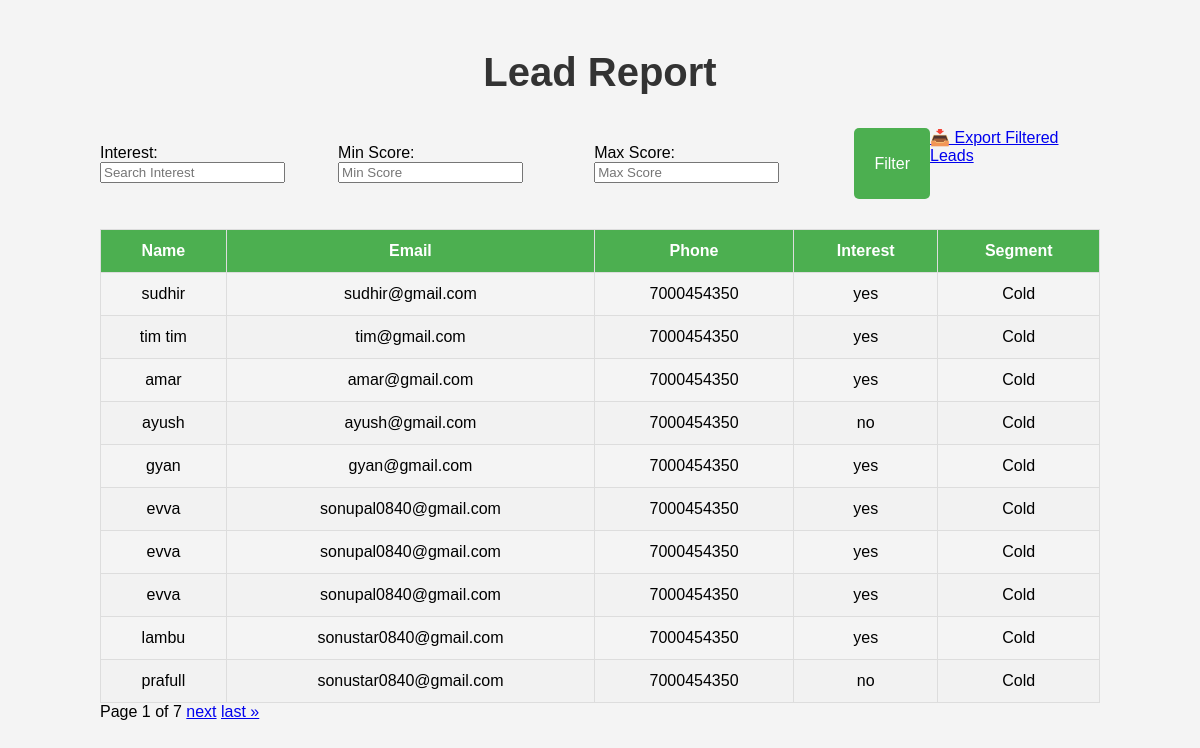
The page /report/ on the database its author committed.
### leads/models.py (models this page shows, shortened)
class Lead(models.Model):
    name = models.CharField(max_length=100)
    email = models.EmailField()
    phone = models.CharField(max_length=15)
    interest = models.CharField(max_length=100)
    score = models.IntegerField(default=0)
    segment = models.CharField(max_length=50, blank=True, null=True)
    timestamp = models.DateTimeField(default=timezone.now)  # Timestamp field for when the lead is created

### leads/views.py (the view, shortened to what this page needs)
# urls.py: path('report/', views.report_view, name='report'),
def report_view(request):
    leads = Lead.objects.all()
    form = LeadFilterForm(request.GET or None)
    paginator = Paginator(leads, 10)
    page_number = request.GET.get('page')
    page_obj = paginator.get_page(page_number)
    return render(request, 'report.html', {'page_obj': page_obj, 'form': form})

### leads/forms.py
class LeadFilterForm(forms.Form):
    interest = forms.CharField(
        required=False,
        label='Interest',
        widget=forms.TextInput(attrs={'class': 'form-control', 'placeholder': 'Search Interest'})
    )
    min_score = forms.IntegerField(
        required=False,
        label='Min Score',
        widget=forms.NumberInput(attrs={'class': 'form-control', 'placeholder': 'Min Score'})
    )
    max_score = forms.IntegerField(
        required=False,
        label='Max Score',
        widget=forms.NumberInput(attrs={'class': 'form-control', 'placeholder': 'Max Score'})
    )

### templates/report.html (shortened to what this page needs)
{% load static %}
<!DOCTYPE html>
<html lang="en">
<head>
    <link rel="stylesheet" href="{% static 'css/report.css' %}">
</head>
<body>
    <div class="container">
        <h2>Lead Report</h2>
        <form method="get" class="filter-form">
            {{ form.as_p }}
            <button type="submit" class="btn">Filter</button>
            <a href="{% url 'export_leads_csv' %}?interest={{ request.GET.interest }}&min_score={{ request.GET.min_score }}&max_score={{ request.GET.max_score }}" class="btn">📥 Export Filtered Leads</a>
        </form>
        <table class="lead-table">
            <thead>
                <tr>
                    <th>Name</th>
                    <th>Email</th>
                    <th>Phone</th>
                    <th>Interest</th>
                    <th>Segment</th>
                </tr>
            </thead>
            <tbody>
                {% for lead in page_obj %}
                <tr>
                    <td>{{ lead.name }}</td>
                    <td>{{ lead.email }}</td>
                    <td>{{ lead.phone }}</td>
                    <td>{{ lead.interest }}</td>
                    <td>{{ lead.segment }}</td>
                </tr>
                {% empty %}
                <tr><td colspan="5">No leads match the filters.</td></tr>
                {% endfor %}
            </tbody>
        </table>
        <div class="pagination">
            <span>Page {{ page_obj.number }} of {{ page_obj.paginator.num_pages }}</span>
            {% if page_obj.has_next %}
                <a href="?page={{ page_obj.next_page_number }}">next</a>
                <a href="?page={{ page_obj.paginator.num_pages }}">last &raquo;</a>
            {% endif %}
        </div>
    </div>
</body>
</html>

### static/css/report.css (style rules this page uses)
body { font-family: Arial, sans-serif; background-color: #f4f4f4; margin: 0; padding: 0; }
h2 { text-align: center; font-size: 2.5rem; margin-top: 30px; color: #333; }
.container { width: 90%; max-width: 1000px; margin: 0 auto; padding: 20px; }
.filter-form { display: flex; justify-content: center; margin-bottom: 30px; }
.filter-form button { padding: 12px 20px; background-color: #4CAF50; color: white; border: none; border-radius: 5px; font-size: 1rem; cursor: pointer; transition: background-color 0.3s ease; }
.lead-table { width: 100%; border-collapse: collapse; margin-top: 20px; border: 1px solid #ccc; }
.lead-table th, .lead-table td { padding: 12px; text-align: center; border: 1px solid #ddd; }
.lead-table th { background-color: #4CAF50; color: white; }
.lead-table tr:nth-child(even) { background-color: #f2f2f2; }

### rows shown on the page
Lead: name "sudhir", email "sudhir@gmail.com", phone "7000454350", interest "yes", segment "Cold"
Lead: name "tim tim", email "tim@gmail.com", phone "7000454350", interest "yes", segment "Cold"
Lead: name "amar", email "amar@gmail.com", phone "7000454350", interest "yes", segment "Cold"
Lead: name "ayush", email "ayush@gmail.com", phone "7000454350", interest "no", segment "Cold"
Lead: name "gyan", email "gyan@gmail.com", phone "7000454350", interest "yes", segment "Cold"
Lead: name "evva", email "sonupal0840@gmail.com", phone "7000454350", interest "yes", segment "Cold"
Lead: name "evva", email "sonupal0840@gmail.com", phone "7000454350", interest "yes", segment "Cold"
Lead: name "evva", email "sonupal0840@gmail.com", phone "7000454350", interest "yes", segment "Cold"
Lead: name "lambu", email "sonustar0840@gmail.com", phone "7000454350", interest "yes", segment "Cold"
Lead: name "prafull", email "sonustar0840@gmail.com", phone "7000454350", interest "no", segment "Cold"

### other values the page prints
{{ page_obj.number }} "1"
{{ page_obj.paginator.num_pages }} "7"
